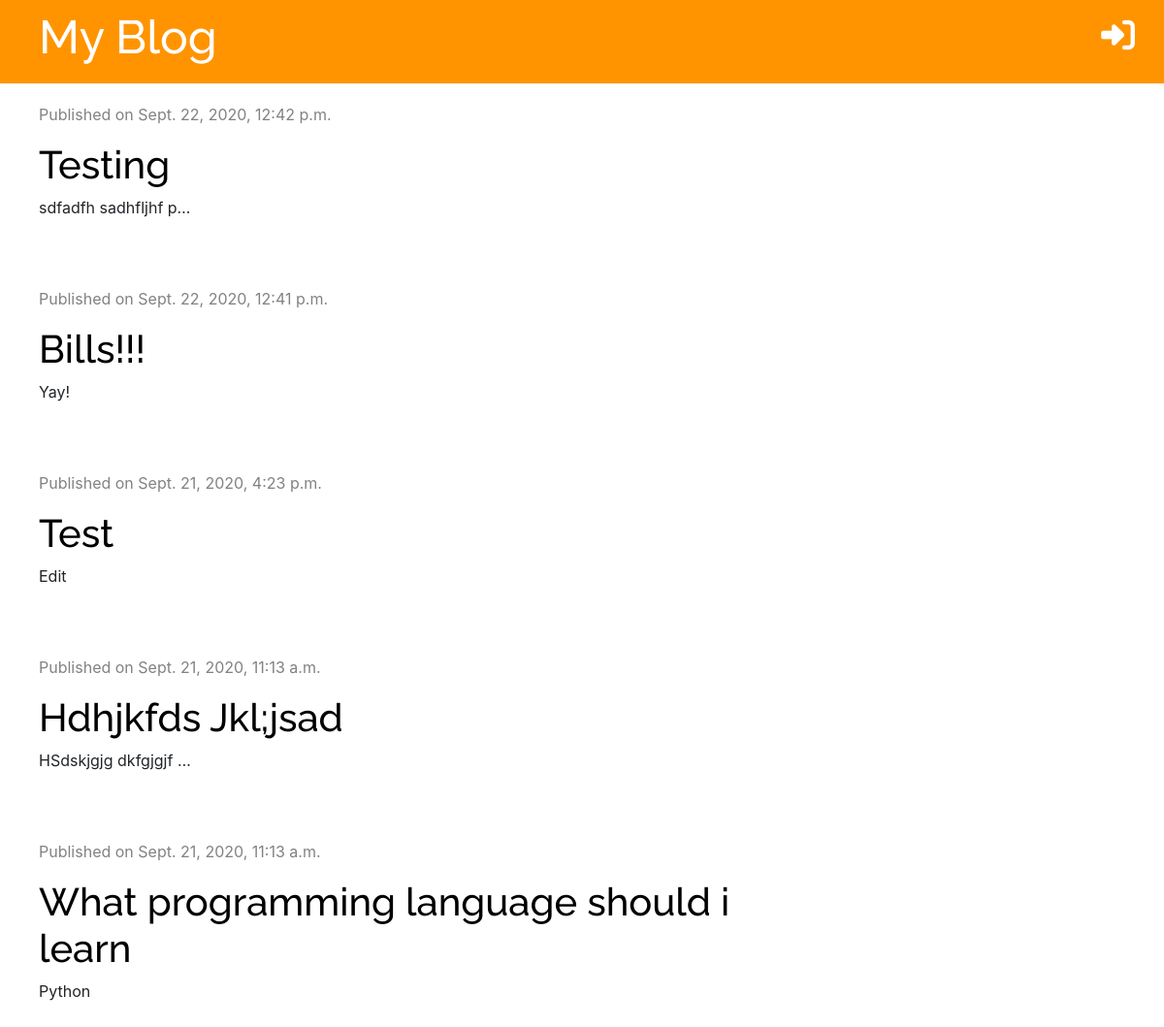
The page / on the database its author committed.
### blog/models.py (models this page shows, shortened)
class Post(models.Model):
    author = models.ForeignKey('auth.User', on_delete=models.CASCADE)
    title = models.CharField(max_length=200)
    text = models.TextField()
    created_date = models.DateTimeField(default=timezone.now)
    published_date = models.DateTimeField(blank=True, null=True)

### blog/views.py (the view)
# urls.py: path('', views.post_list, name='post_list'),
def post_list(request):
    posts = Post.objects.filter(
        published_date__lte=timezone.now()).order_by('-published_date')
    stuff_for_frontend = {'posts': posts}
    return render(request, 'blog/post_list.html', stuff_for_frontend)

### blog/templates/blog/post_list.html (shortened to what this page needs)
{% extends 'blog/base.html' %}
{% block content %}
{% for post in posts %}
<div class="post">
    <div class="date">
        <p>Published on {{ post.published_date }}</p>
    </div>
    <h1><a href="{% url 'post_detail' pk=post.pk %}">{{ post.title }}</a></h1>
    <p>{{ post.text|truncatechars:20 }}</p>
</div>
{% endfor %}
{% endblock %}

### blog/static/css/blog.css (style rules this page uses)
h1, h2, h3, h4 { font-family: 'Raleway', sans-serif; font-size: 48px; }
.date { color: #828282; }
.post { margin-bottom: 70px; margin-top: 20px; }
.post h1 a { color: black; }

### rows shown on the page
Post: published_date "Sept. 22, 2020, 12:42 p.m.", title "Testing", text "sdfadfh sadhfljhf p…"
Post: published_date "Sept. 22, 2020, 12:41 p.m.", title "Bills!!!", text "Yay!"
Post: published_date "Sept. 21, 2020, 4:23 p.m.", title "Test", text "Edit"
Post: published_date "Sept. 21, 2020, 11:13 a.m.", title "Hdhjkfds Jkl;jsad", text "HSdskjgjg dkfgjgjf …"
Post: published_date "Sept. 21, 2020, 11:13 a.m.", title "What programming language should i learn", text "Python"
